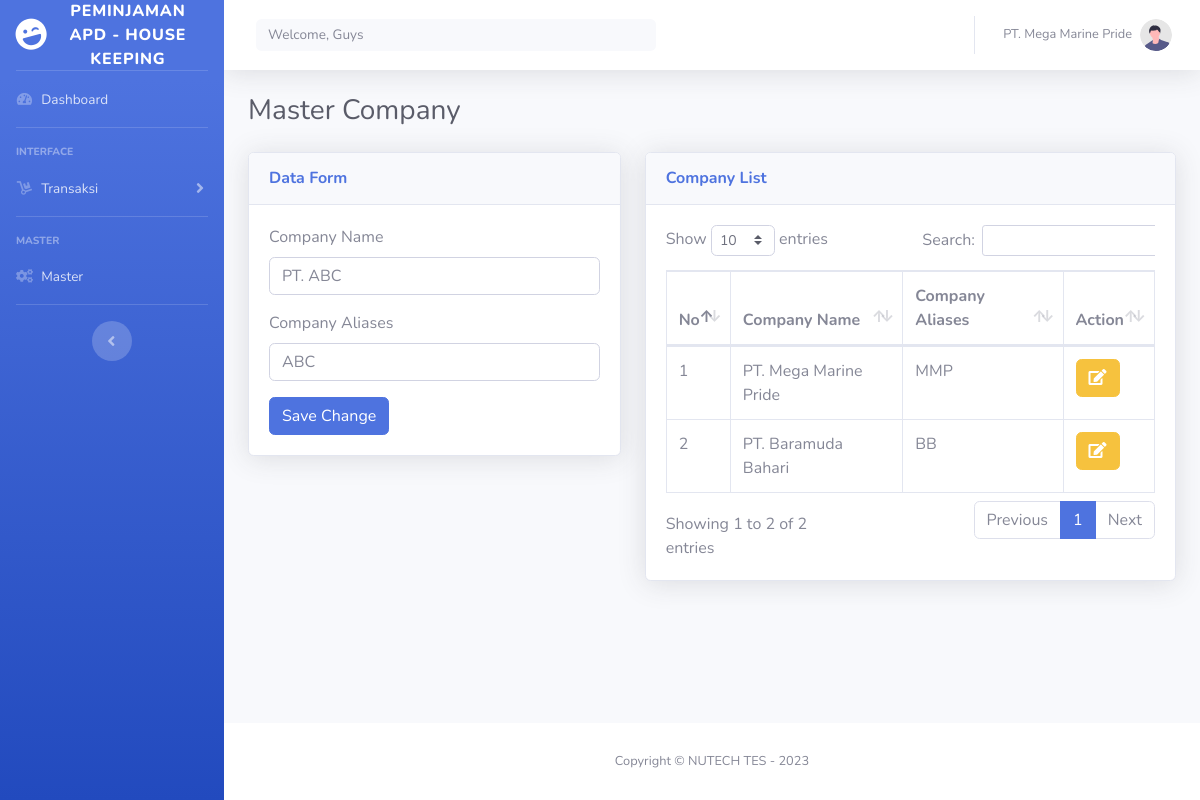
Page /index.php/company on the committed database.
### tables this page shows
CREATE TABLE `tbl_master_company`  (
  `id` int NOT NULL AUTO_INCREMENT,
  `name` varchar(255) NULL DEFAULT NULL,
  `aliases` varchar(255) NULL DEFAULT NULL,
  PRIMARY KEY (`id`) USING BTREE
);

### application/views/template/conten.php (called while the page is built, shortened)
<?php
$this->load->view('template/header');
$this->load->view('template/navbar');
$this->load->view($conten);

### application/controllers/Company.php (called while the page is built, shortened)
<?php
class Company extends CI_Controller
{
    public function index()
    {
        $data = [
            'title' => 'Master Company',
            'conten' => 'conten/company',
            'company' => $this->m_data->get_data('tbl_master_company'),
        ];
        $this->load->view('template/conten', $data);
    }
}

### index.php (called while the page is built, shortened)
<?php
require_once BASEPATH.'core/CodeIgniter.php';

### application/models/M_data.php (called while the page is built, shortened)
<?php
class M_data extends CI_Model
{
  function get_data($table)
  {
    return $this->db->get($table);
  }
}

### application/views/conten/company.php (the view, shortened to what this page needs)
<div class="container-fluid">
<h1 class="h3 mb-4 text-gray-800"><?= $title ?></h1>
<div class="row">
    <div class="col-lg-5">
        <div class="card shadow mb-3">
            <div class="card-header py-3">
                <h6 class="m-0 font-weight-bold text-primary">Data Form</h6>
            </div>
            <div class="card-body">
                <form action="" method="post" enctype="multipart/form-data">
                <div class="form-group">
                    <label for="exampleFormControlInput1">Company Name</label>
                    <input type="text" class="form-control" id="companyName" name="companyName" placeholder="PT. ABC" required>
                </div>
                <div class="form-group">
                    <label for="exampleFormControlInput1">Company Aliases</label>
                    <input type="text" class="form-control" id="companyAliases" name="companyAliases" placeholder="ABC">
                </div>
                <button type="submit" class="btn btn-primary">Save Change</button>
                </form>
            </div>
        </div>
    </div>
    <div class="col-lg-7">
        <div class="card shadow mb-3">
            <div class="card-header py-3">
                <h6 class="m-0 font-weight-bold text-primary">Company List</h6>
            </div>
            <div class="card-body">
                <div class="table-responsive">
                    <table class="table table-bordered" id="dataTable" width="100%" cellspacing="0">
                        <thead>
                            <tr>
                                <th>No</th>
                                <th>Company Name</th>
                                <th>Company Aliases</th>
                                <th>Action</th>
                            </tr>
                        </thead>
                        <tbody>
                            <?php
                            $x=1;
                            $no=1;
                            foreach ($company->result() as $row) { ?>
                                <tr>
                                    <td><?= $x++; ?></td>
                                    <td><?= $row->name ?></td>
                                    <td><?=  $row->aliases ?></td>
                                    <td>
                                        <button type="button" class="btn btn-warning" data-toggle="modal" data-target="#edit<?= $no++; ?>"><i class="fa fa-edit"></i></button>
                                    </td>
                                </tr>
                            <?php }
                            ?>
                        </tbody>
                    </table>
                </div>
            </div>
        </div>
    </div>
</div>
</div>

### rows in the picture
tbl_master_company: name "PT. Mega Marine Pride", aliases "MMP"
tbl_master_company: name "PT. Baramuda Bahari", aliases "BB"

### other values in the picture
$title "Master Company"
